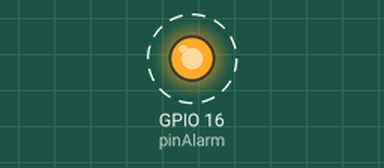
Recording of a sketch running on a simulated ESP8266 (NodeMCU). On the bench: output pins drawn as LEDs (lit = HIGH). Dashed ring = blinking. What the sketch prints to the serial monitor is not drawn.

Above: at 0.05 s.
Timing chart, 0 to 3.0 s (numbered marks = the images above):
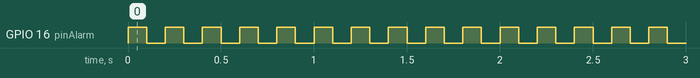

The sketch:

anavi-blinking-led.ino
```cpp
#include <ESP8266WiFi.h>          //https://github.com/esp8266/Arduino

// Configure pins
const int pinAlarm = 16;

void setup() {
  Serial.begin(115200);
  Serial.println();

  //LED
  pinMode(pinAlarm, OUTPUT);

  Serial.println("Blinking LED demo on ANAVI Light Controller");
}

void loop() {
  // Blinking LED
  while(true)
  {
      digitalWrite(pinAlarm, HIGH);
      delay(100);
      digitalWrite(pinAlarm, LOW);
      delay(100);
  }
}
```

Measured:
- by itself, GPIO 16 (pinAlarm): alternates HIGH for 0.10 s and LOW for 0.10 s
